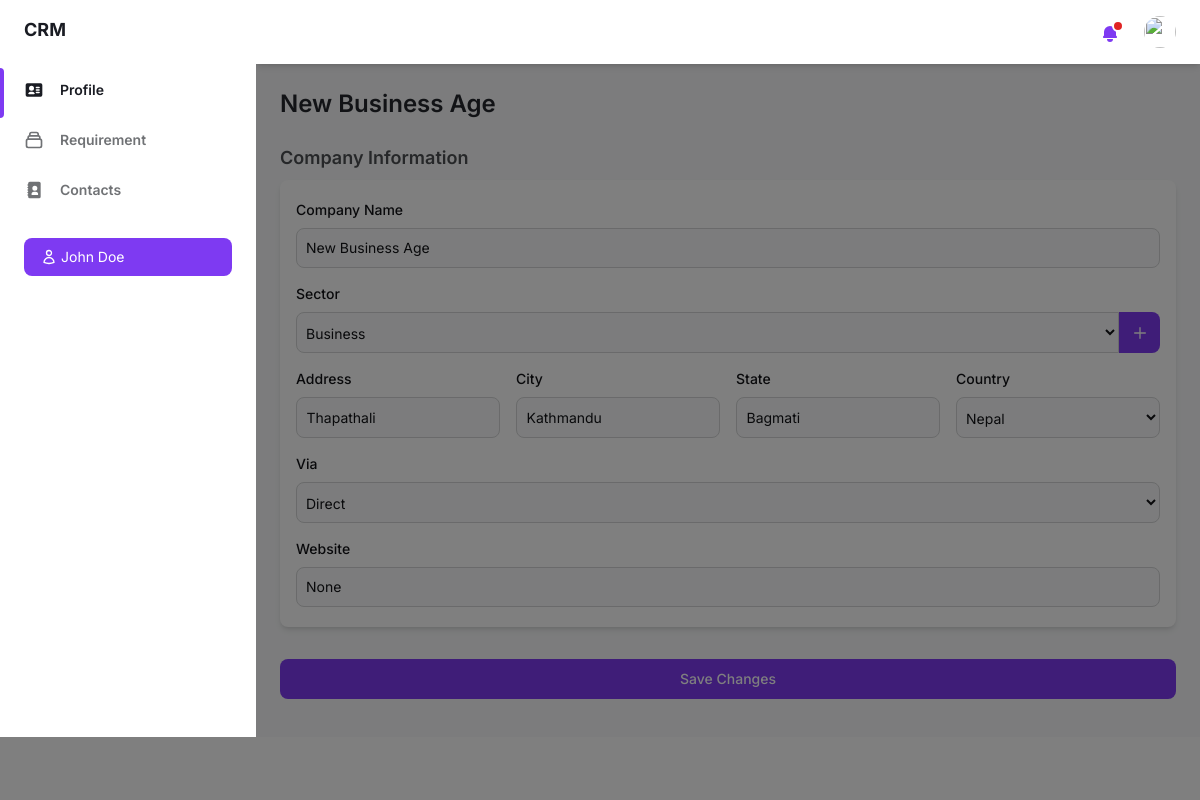
Page /company-profile/ (signed in) on the earlier database version.
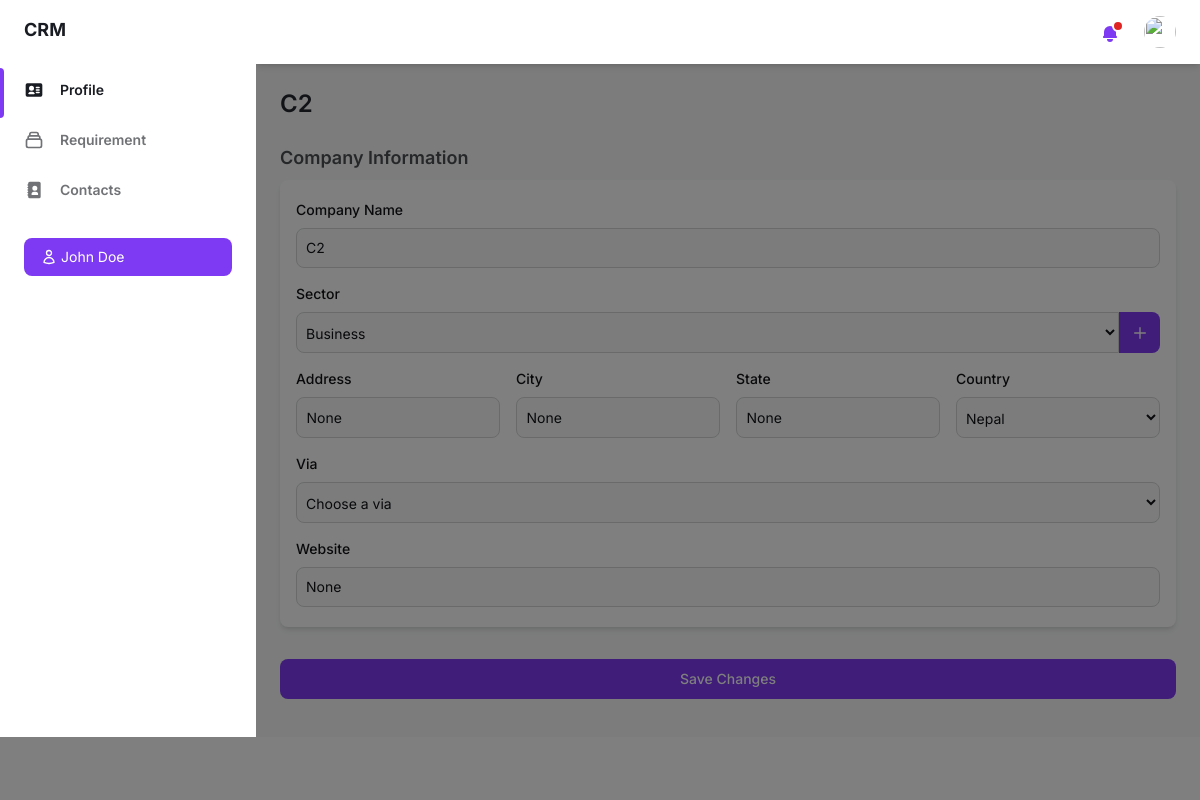
Same page on the later database version.
### crm_app/models.py (models this page shows, shortened)
class Company(models.Model):
    company_name = models.CharField(max_length=100, unique=True)
    sector = models.ForeignKey(Sector, on_delete=models.SET_NULL, null=True, blank=True, related_name='sector_companies')
    address = models.CharField(max_length=100, null=True, blank=True)
    city = models.CharField(max_length=100, null=True, blank=True)
    state = models.CharField(max_length=100, null=True, blank=True)
    country = models.CharField(max_length=100, null=True, blank=True)
    via = models.CharField(max_length=100, null=True, blank=True)
    referral_name = models.CharField(max_length=100, null=True, blank=True)
    partner_name = models.ForeignKey(Partner, on_delete=models.SET_NULL, null=True, blank=True, related_name='partner_companies')
    website = models.CharField(max_length=255, null=True, blank=True)
    created_by = models.OneToOneField(User, on_delete=models.SET_NULL, null=True, blank=True, related_name='created_company')
    date = models.DateField(default=now)
    status = models.BooleanField(default=True)
    class Meta:
        verbose_name_plural = "companies"

class Sector(models.Model):
    sector_name = models.CharField(max_length=100, unique=True)

### crm_app/views.py (the view)
# urls.py: path('company-profile/', views.company_profile, name='company_profile'),
def company_profile(request):
    if 'user_id' not in request.session:
        return redirect('user')
    user_id = request.session.get('user_id')
    user = User.objects.get(id=user_id)
    sectors = Sector.objects.values('id', 'sector_name').order_by('sector_name')
    partners = Partner.objects.values('id', 'partner_name').order_by('partner_name')
    user_company = Company.objects.filter(created_by=user).first()
    if user_company:
        contacts = Contact.objects.filter(company=user_company)
        return render(request, 'companyprofile.html', {'user': user, 'company': user_company, 'contacts': contacts, 'sectors': sectors, 'partners': partners, 'edit_mode': True})
    else:
        return render(request, 'companyprofile.html', {'user': user, 'sectors': sectors, 'partners': partners, 'edit_mode': False})

### templates/companyprofile.html (shortened to what the changed rows need)
{% load static %}
<!DOCTYPE html>
<html :class="{ 'theme-dark': dark }" x-data="data()" lang="en">
<head>
    <link rel="stylesheet" href="{% static 'css/tailwind.output.css' %}"/>
    <link rel="stylesheet" href="{% static 'css/style.css' %}" />
</head>
<body>
    <div class="flex bg-gray-50 dark:bg-gray-900" :class="{ 'overflow-hidden': isSideMenuOpen }">
        <div class="flex flex-col flex-1 w-full">
            <main class="h-full" id="main-company-content">
                <div class="container px-6 mx-auto grid">
                    {% if edit_mode %}
                        <h2 class="my-6 text-2xl font-semibold text-gray-700 dark:text-gray-200">{{ company.company_name }}</h2>
                        <form id="companyForm" action="{% url 'update_company' company.id %}" method="POST">
                            <div class="mb-4 mx-auto grid">
                                <h4 class="mb-2 text-lg font-semibold text-gray-600 dark:text-gray-300">Company Information</h4>
                                <div class="px-4 py-5 mb-8 bg-white rounded-lg shadow-md dark:bg-gray-800">
                                    <div class="mb-4">
                                        <label for="company-name" class="block mb-2 text-sm font-medium text-gray-900 dark:text-white">Company Name</label>
                                        <input type="text" id="company-name" value="{{ company.company_name }}" name="company_name" class="block p-[9px] w-full z-20 text-sm text-gray-900 bg-gray-50 rounded-lg border border-gray-300 focus:ring-blue-500 focus:border-blue-500 dark:bg-gray-700 dark:border-gray-600 dark:placeholder-gray-400 dark:text-white dark:focus:border-blue-500" placeholder="Enter company name" required />
                                    </div>
                                    <div class="mb-4">
                                        <label for="sector" class="block mb-2 text-sm font-medium text-gray-900 dark:text-white">Sector</label>
                                        <div class="flex items-center">
                                            <select id="sector" name="sector" class="bg-gray-50 border border-gray-300 text-gray-900 text-sm rounded-l-lg focus:ring-blue-500 focus:border-blue-500 block w-full p-2.5 pl-[5px] dark:bg-gray-700 dark:border-gray-600 dark:placeholder-gray-400 dark:text-white dark:focus:ring-blue-500 dark:focus:border-blue-500">
                                                {% for sector in sectors %}
                                                    <option value="{{ sector.id }}" {% if sector.id == company.sector.id %} selected {% endif %}>{{ sector.sector_name }}</option>
                                                {% endfor %}
                                            </select>
                                            <button type="button" id="ajax-sector-button" data-modal-target="crud-modal" data-modal-toggle="crud-modal" class="text-sm font-medium leading-5 text-white transition-colors duration-150 bg-purple-600 border border-transparent rounded-r-lg hover:bg-purple-700 focus:outline-none focus:shadow-outline-purple p-[11.5px]">
                                                <svg class="w-4 h-4" fill="none" stroke="currentColor" viewBox="0 0 24 24" xmlns="http://www.w3.org/2000/svg">
                                                    <path stroke-linecap="round" stroke-linejoin="round" stroke-width="2" stroke="#ffffff" d="M12 4v16m8-8H4"></path>
                                                </svg>
                                            </button>
                                        </div>
                                    </div>
                                    <div class="grid gap-4 mb-4 md:grid-cols-4">
                                        <div>
                                            <label for="address" class="block mb-2 text-sm font-medium text-gray-900 dark:text-white">Address</label>
                                            <input type="text" id="address" value="{{ company.address }}" name="address" class="block p-[9.5px] w-full z-20 text-sm text-gray-900 bg-gray-50 rounded-lg border border-gray-300 focus:ring-blue-500 focus:border-blue-500 dark:bg-gray-700 dark:border-gray-600 dark:placeholder-gray-400 dark:text-white dark:focus:border-blue-500" placeholder="Enter address" />
                                        </div>
                                        <div>
                                            <label for="city" class="block mb-2 text-sm font-medium text-gray-900 dark:text-white">City</label>
                                            <input type="text" id="city" value="{{ company.city }}" name="city" class="block p-[9.5px] w-full z-20 text-sm text-gray-900 bg-gray-50 rounded-lg border border-gray-300 focus:ring-blue-500 focus:border-blue-500 dark:bg-gray-700 dark:border-gray-600 dark:placeholder-gray-400 dark:text-white dark:focus:border-blue-500" placeholder="Enter city" />
                                        </div>
                                        <div>
                                            <label for="state" class="block mb-2 text-sm font-medium text-gray-900 dark:text-white">State</label>
                                            <input type="text" id="state" value="{{ company.state }}" name="state" class="block p-[9.5px] w-full z-20 text-sm text-gray-900 bg-gray-50 rounded-lg border border-gray-300 focus:ring-blue-500 focus:border-blue-500 dark:bg-gray-700 dark:border-gray-600 dark:placeholder-gray-400 dark:text-white dark:focus:border-blue-500" placeholder="Enter state" />
                                        </div>
                                        <div>
                                            <label for="country" class="block mb-2 text-sm font-medium text-gray-900 dark:text-white">Country</label>
                                            <select id="country" name="country" class="bg-gray-50 border border-gray-300 text-gray-900 text-sm rounded-lg focus:ring-blue-500 focus:border-blue-500 block w-full p-2.5 pl-[5px] dark:bg-gray-700 dark:border-gray-600 dark:placeholder-gray-400 dark:text-white dark:focus:ring-blue-500 dark:focus:border-blue-500">
                                                <option value="Nepal" {% if company.country == "Nepal" %}selected{% endif %}>Nepal</option>
                                            </select>
                                        </div>
                                    </div>
                                    <div class="grid gap-4 mb-4 md:grid-cols-1">
                                        <div class="flex gap-4">
                                            <div class="flex-grow w-1/2">
                                                <label for="via" class="block mb-2 text-sm font-medium text-gray-900 dark:text-white">Via</label>
                                                <select id="via" name="via" class="bg-gray-50 border border-gray-300 text-gray-900 text-sm rounded-lg focus:ring-blue-500 focus:border-blue-500 block w-full p-2.5 pl-[5px] dark:bg-gray-700 dark:border-gray-600 dark:placeholder-gray-400 dark:text-white dark:focus:ring-blue-500 dark:focus:border-blue-500">
                                                    <option value="">Choose a via</option>
                                                    <option value="Direct" {% if company.via == "Direct" %} selected {% endif %}>Direct</option>
                                                </select>
                                            </div>
                                        </div>
                                    </div>
                                    <div>
                                        <label for="website" class="block mb-2 text-sm font-medium text-gray-900 dark:text-white">Website</label>
                                        <input type="text" id="website" value="{{ company.website }}" name="website" class="block p-[9px] w-full z-20 text-sm text-gray-900 bg-gray-50 rounded-lg border border-gray-300 focus:ring-blue-500 focus:border-blue-500 dark:bg-gray-700 dark:border-gray-600 dark:placeholder-gray-400 dark:text-white dark:focus:border-blue-500" placeholder="Enter website link" />
                                    </div>
                                </div>
                                <button type="submit" class="text-white bg-purple-600 hover:bg-purple-700 focus:ring-4 focus:ring-purple-300 font-medium rounded-lg text-sm w-full mb-[22px] px-5 py-2.5 text-center dark:bg-purple-600 dark:hover:bg-purple-700 dark:focus:ring-purple-900">
                                    Save Changes
                                </button>
                            </div>
                        </form>
                    {% endif %}
                </div>
            </main>
        </div>
    </div>
</body>
</html>

Differences in the rows shown:
removed Company: company_name "New Business Age", sector "Business", address "Thapathali", city "Kathmandu", state "Bagmati", country "Nepal", via "Direct", website "None"
added Company: company_name "C2", sector "Business", address "None", city "None", state "None", country "Nepal", website "None"
Other differences:
form field via: (not shown) → "Choose a via"
